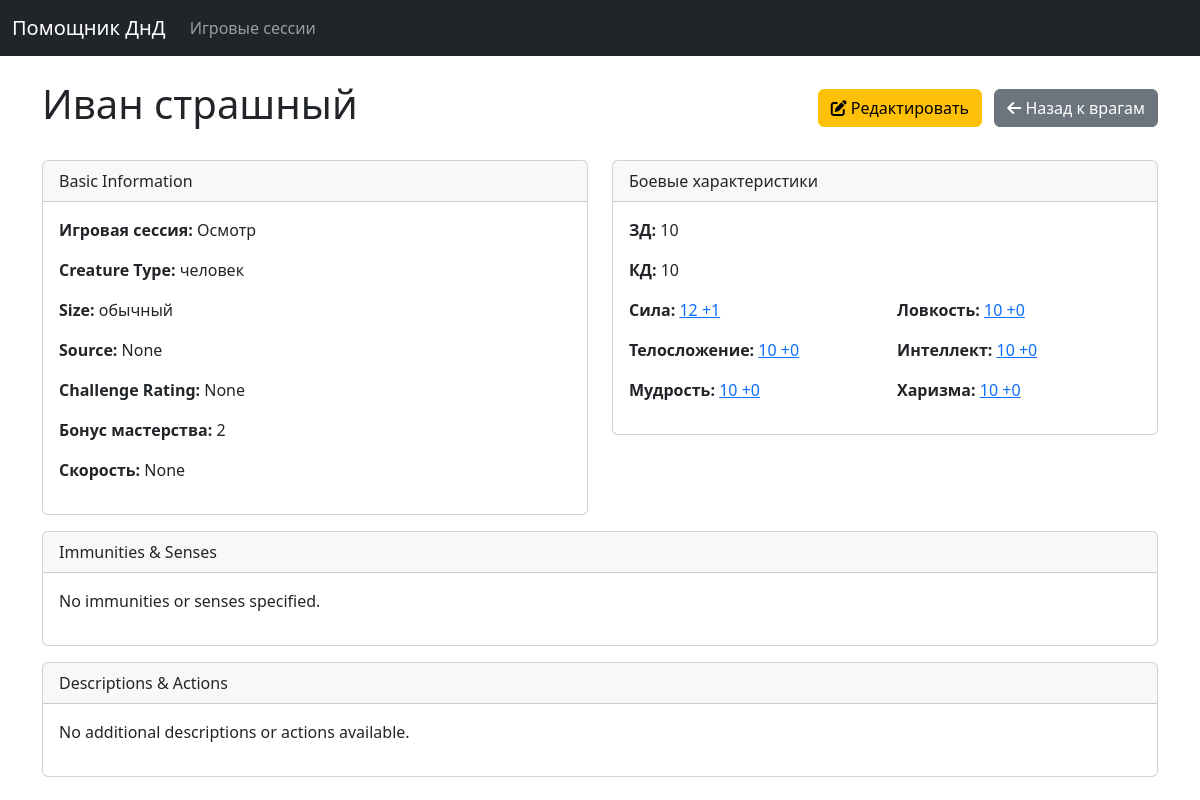
/enemies/1/, run on the app's committed database.
### campaign_manager/models.py (models this page shows, shortened)
class Character(models.Model):
    name = models.CharField(max_length=255)
    strength = models.PositiveIntegerField(default=10)
    dexterity = models.PositiveIntegerField(default=10)
    constitution = models.PositiveIntegerField(default=10)
    intelligence = models.PositiveIntegerField(default=10)
    wisdom = models.PositiveIntegerField(default=10)
    charisma = models.PositiveIntegerField(default=10)
    armor_class = models.PositiveIntegerField(default=10)
    max_hp = models.PositiveIntegerField(default=10)
    size = models.CharField(max_length=50, blank=True, null=True)
    creature_type = models.CharField(max_length=100, blank=True, null=True)
    source = models.CharField(max_length=100, blank=True, null=True)
    damage_immunities = models.TextField(blank=True, null=True)
    condition_immunities = models.TextField(blank=True, null=True)
    senses = models.TextField(blank=True, null=True)
    languages = models.TextField(blank=True, null=True)
    challenge_rating = models.CharField(max_length=50, blank=True, null=True)
    actions_description = models.TextField(blank=True, null=True)
    description = models.TextField(blank=True, null=True)
    race = models.CharField(max_length=100, blank=True, null=True)
    proficiency_bonus = models.PositiveIntegerField(default=2)
    speed = models.CharField(max_length=50, blank=True, null=True)
    traits_description = models.TextField(blank=True, null=True)
    proficiencies_description = models.TextField(blank=True, null=True)
    equipment_description = models.TextField(blank=True, null=True)
    attacks_description = models.TextField(blank=True, null=True)
    coins_description = models.TextField(blank=True, null=True)
    resources_description = models.TextField(blank=True, null=True)
    class Meta:
        abstract = True

class Enemy(Character):
    game_session = models.ForeignKey(GameSession, on_delete=models.CASCADE, related_name='enemies')

class GameSession(models.Model):
    name = models.CharField(max_length=255)
    description = models.TextField(blank=True)
    created_at = models.DateTimeField(auto_now_add=True)

### campaign_manager/views.py (the view)
# urls.py: path('enemies/<int:pk>/', views.enemy_detail, name='enemy_detail'),
def enemy_detail(request, pk):
    enemy = get_object_or_404(Enemy, pk=pk)
    return render(request, 'campaign_manager/enemy_detail.html', {'enemy': enemy})

### campaign_manager/templatetags/campaign_manager_filters.py (called while the page is built)
@register.filter
def ability_modifier(score):
    try:
        score = int(score)
        modifier = (score - 10) // 2
        if modifier >= 0:
            return f" +{modifier}"
        return f" {modifier}"
    except (ValueError, TypeError):
        return "N/A"

### campaign_manager/templates/campaign_manager/enemy_detail.html (shortened to what this page needs)
{% extends 'campaign_manager/base.html' %}
{% load campaign_manager_filters %}
{% load i18n %}
{% block content %}
    <div class="d-flex justify-content-between align-items-center mb-4">
        <h1>{{ enemy.name }}</h1>
        <div>
            <a href="{% url 'enemy_update' enemy.pk %}" class="btn btn-warning"><i class="fas fa-edit"></i> {% trans "Edit" %}</a>
            <a href="{% url 'enemy_list' enemy.game_session.pk %}" class="btn btn-secondary ms-2"><i class="fas fa-arrow-left"></i> {% trans "Back to Enemies" %}</a>
        </div>
    </div>
    <div class="row">
        <div class="col-md-6">
            <div class="card mb-3">
                <div class="card-header">{% trans "Basic Information" %}</div>
                <div class="card-body">
                    <p><strong>{% trans "Game Session:" %}</strong> {{ enemy.game_session.name }}</p>
                    <p><strong>{% trans "Creature Type:" %}</strong> {{ enemy.creature_type }}</p>
                    <p><strong>{% trans "Size:" %}</strong> {{ enemy.size }}</p>
                    <p><strong>{% trans "Source:" %}</strong> {{ enemy.source }}</p>
                    <p><strong>{% trans "Challenge Rating:" %}</strong> {{ enemy.challenge_rating }}</p>
                    <p><strong>{% trans "Proficiency Bonus:" %}</strong> {{ enemy.proficiency_bonus }}</p>
                    <p><strong>{% trans "Speed:" %}</strong> {{ enemy.speed }}</p>
                </div>
            </div>
        </div>
        <div class="col-md-6">
            <div class="card mb-3">
                <div class="card-header">{% trans "Combat Stats" %}</div>
                <div class="card-body">
                    <p><strong>{% trans "HP:" %}</strong> {{ enemy.max_hp }}</p>
                    <p><strong>{% trans "AC:" %}</strong> {{ enemy.armor_class }}</p>
                    <div class="row">
                        <div class="col-6"><p><strong>{% trans "Strength:" %}</strong> <a href="#" class="ability-check" data-character-id="{{ enemy.pk }}" data-character-type="enemy" data-ability-name="strength">{{ enemy.strength }}{{ enemy.strength|ability_modifier }}</a></p></div>
                        <div class="col-6"><p><strong>{% trans "Dexterity:" %}</strong> <a href="#" class="ability-check" data-character-id="{{ enemy.pk }}" data-character-type="enemy" data-ability-name="dexterity">{{ enemy.dexterity }}{{ enemy.dexterity|ability_modifier }}</a></p></div>
                        <div class="col-6"><p><strong>{% trans "Constitution:" %}</strong> <a href="#" class="ability-check" data-character-id="{{ enemy.pk }}" data-character-type="enemy" data-ability-name="constitution">{{ enemy.constitution }}{{ enemy.constitution|ability_modifier }}</a></p></div>
                        <div class="col-6"><p><strong>{% trans "Intelligence:" %}</strong> <a href="#" class="ability-check" data-character-id="{{ enemy.pk }}" data-character-type="enemy" data-ability-name="intelligence">{{ enemy.intelligence }}{{ enemy.intelligence|ability_modifier }}</a></p></div>
                        <div class="col-6"><p><strong>{% trans "Wisdom:" %}</strong> <a href="#" class="ability-check" data-character-id="{{ enemy.pk }}" data-character-type="enemy" data-ability-name="wisdom">{{ enemy.wisdom }}{{ enemy.wisdom|ability_modifier }}</a></p></div>
                        <div class="col-6"><p><strong>{% trans "Charisma:" %}</strong> <a href="#" class="ability-check" data-character-id="{{ enemy.pk }}" data-character-type="enemy" data-ability-name="charisma">{{ enemy.charisma }}{{ enemy.charisma|ability_modifier }}</a></p></div>
                    </div>
                </div>
            </div>
        </div>
    </div>
    <div class="card mb-3">
        <div class="card-header">{% trans "Immunities & Senses" %}</div>
        <div class="card-body">
            {% if not enemy.damage_immunities and not enemy.condition_immunities and not enemy.senses and not enemy.languages %}
                <p>{% trans "No immunities or senses specified." %}</p>
            {% endif %}
        </div>
    </div>
    <div class="card mb-3">
        <div class="card-header">{% trans "Descriptions & Actions" %}</div>
        <div class="card-body">
            {% if not enemy.description and not enemy.traits_description and not enemy.actions_description and not enemy.proficiencies_description and not enemy.equipment_description and not enemy.attacks_description and not enemy.coins_description and not enemy.resources_description %}
                <p>{% trans "No additional descriptions or actions available." %}</p>
            {% endif %}
        </div>
    </div>
    <div class="toast-container position-fixed bottom-0 end-0 p-3" style="z-index: 1100">
    </div>
{% endblock %}

### data on the page
Enemy: name "Иван страшный", game_session.name "Осмотр", creature_type "человек", size "обычный", source "None", challenge_rating "None", proficiency_bonus "2", speed "None", max_hp "10", armor_class "10", strength "12", strength|ability_modifier "+1", dexterity "10", dexterity|ability_modifier "+0", constitution "10", constitution|ability_modifier "+0", intelligence "10", intelligence|ability_modifier "+0", wisdom "10", wisdom|ability_modifier "+0", charisma "10", charisma|ability_modifier "+0"
